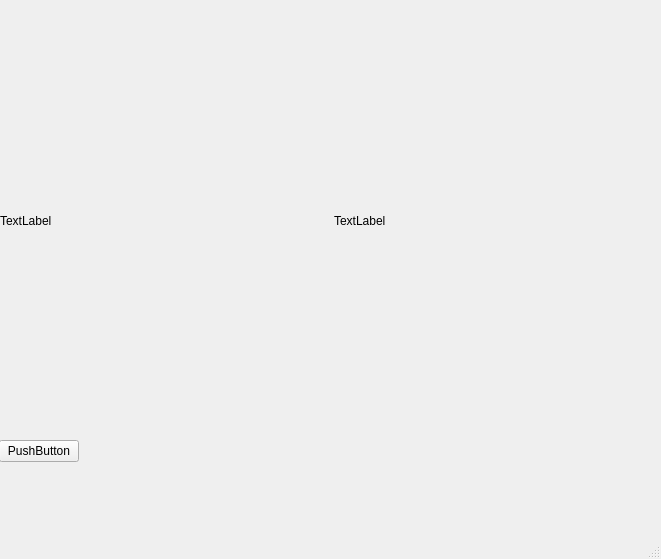
<?xml version="1.0" encoding="UTF-8"?>
<ui version="4.0">
 <class>CivilRegistryAnalyzer</class>
 <widget class="QMainWindow" name="CivilRegistryAnalyzer">
  <property name="geometry">
   <rect>
    <x>0</x>
    <y>0</y>
    <width>661</width>
    <height>559</height>
   </rect>
  </property>
  <property name="windowTitle">
   <string>MainWindow</string>
  </property>
  <widget class="QWidget" name="centralwidget">
   <widget class="QWidget" name="horizontalLayoutWidget">
    <property name="geometry">
     <rect>
      <x>0</x>
      <y>0</y>
      <width>661</width>
      <height>441</height>
     </rect>
    </property>
    <layout class="QHBoxLayout" name="horizontalLayout_2">
     <property name="sizeConstraint">
      <enum>QLayout::SetMaximumSize</enum>
     </property>
     <item>
      <widget class="QLabel" name="label">
       <property name="text">
        <string>TextLabel</string>
       </property>
      </widget>
     </item>
     <item>
      <widget class="QLabel" name="label_2">
       <property name="text">
        <string>TextLabel</string>
       </property>
      </widget>
     </item>
    </layout>
   </widget>
   <widget class="QWidget" name="verticalLayoutWidget">
    <property name="geometry">
     <rect>
      <x>-1</x>
      <y>440</y>
      <width>661</width>
      <height>80</height>
     </rect>
    </property>
    <layout class="QVBoxLayout" name="verticalLayout">
     <property name="sizeConstraint">
      <enum>QLayout::SetFixedSize</enum>
     </property>
     <item>
      <widget class="QPushButton" name="pushButton">
       <property name="sizePolicy">
        <sizepolicy hsizetype="Fixed" vsizetype="Fixed">
         <horstretch>0</horstretch>
         <verstretch>0</verstretch>
        </sizepolicy>
       </property>
       <property name="text">
        <string>PushButton</string>
       </property>
      </widget>
     </item>
    </layout>
   </widget>
  </widget>
  <widget class="QMenuBar" name="menubar">
   <property name="geometry">
    <rect>
     <x>0</x>
     <y>0</y>
     <width>661</width>
     <height>21</height>
    </rect>
   </property>
  </widget>
  <widget class="QStatusBar" name="statusbar"/>
 </widget>
 <resources/>
 <connections/>
</ui>
